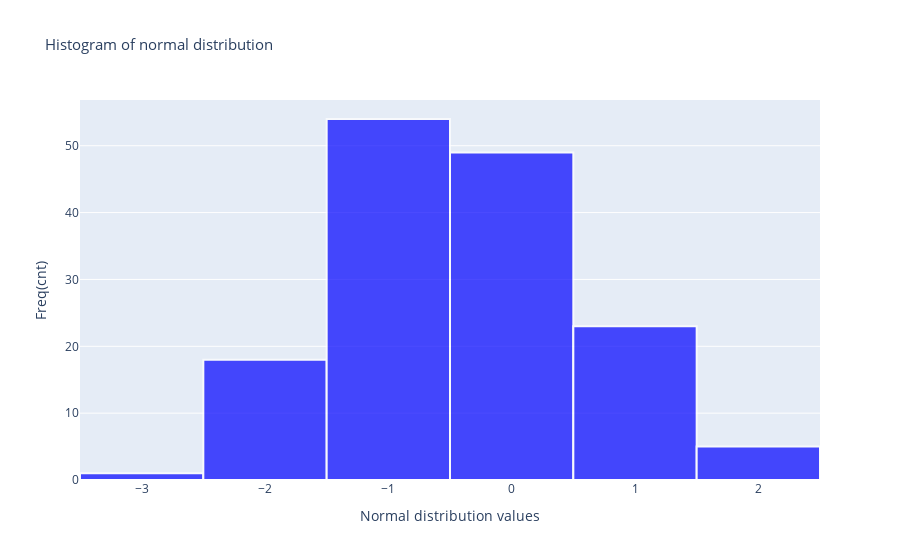

Notebook source saved alongside this figure:
### Markdown cell above
# plotly usage

### Code cell
import plotly.graph_objects as go
import pandas as pd

np.random.seed(10)

N = 150
mu, sigma = 0, 1
array_normal = np.random.normal(mu, sigma, N)
df_normal = pd.DataFrame(array_normal).rename(columns={0: 'Normal distribution'})
bins = [-3, -2, -1, 0, 1, 2, 3]

df_freq_table = df_normal.apply(lambda x: pd.cut(x, bins=bins).value_counts()).add_prefix('freq_')

counts, bins = np.histogram(df_normal['Normal distribution'], bins=bins)

fig = go.Figure(go.Bar(x=bins, y=counts))
fig.update_traces(textposition='outside', textfont_size=12, marker_color='blue', marker_line_color='white',
                  marker_line_width=2, opacity=0.7)
fig.update_layout(title_text='Histogram of normal distribution', title_font_size=15, bargap=0)

fig.update_xaxes(title_text='Normal distribution values')
fig.update_yaxes(title_text='Freq(cnt)')
fig.show()

### Figure 1 — Plotly figure (JSON) as saved in the notebook; plotly's stock layout.template omitted (floating-point values rounded to 4 significant figures)
{"data": [{"x": [-3, -2, -1, 0, 1, 2, 3], "y": [1, 18, 54, 49, 23, 5], "type": "bar", "textfont": {"size": 12}, "marker": {"line": {"color": "white", "width": 2}, "color": "blue"}, "opacity": 0.7, "textposition": "outside"}], "layout": {"title": {"font": {"size": 15}, "text": "Histogram of normal distribution"}, "bargap": 0, "xaxis": {"title": {"text": "Normal distribution values"}}, "yaxis": {"title": {"text": "Freq(cnt)"}}}}
